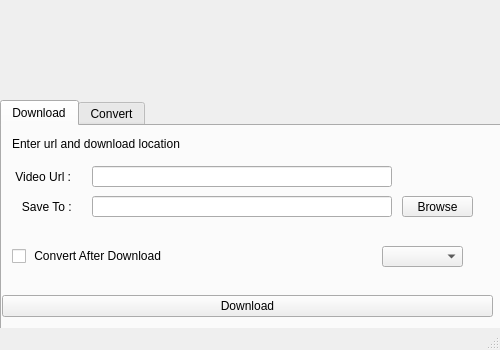
<?xml version="1.0" encoding="UTF-8"?>
<ui version="4.0">
 <class>MainWindow</class>
 <widget class="QMainWindow" name="MainWindow">
  <property name="geometry">
   <rect>
    <x>0</x>
    <y>0</y>
    <width>500</width>
    <height>350</height>
   </rect>
  </property>
  <property name="sizePolicy">
   <sizepolicy hsizetype="Fixed" vsizetype="Fixed">
    <horstretch>0</horstretch>
    <verstretch>0</verstretch>
   </sizepolicy>
  </property>
  <property name="minimumSize">
   <size>
    <width>500</width>
    <height>350</height>
   </size>
  </property>
  <property name="maximumSize">
   <size>
    <width>500</width>
    <height>350</height>
   </size>
  </property>
  <property name="windowTitle">
   <string>MainWindow</string>
  </property>
  <widget class="QWidget" name="centralwidget">
   <widget class="QTabWidget" name="tabWidget">
    <property name="geometry">
     <rect>
      <x>0</x>
      <y>100</y>
      <width>501</width>
      <height>231</height>
     </rect>
    </property>
    <property name="currentIndex">
     <number>0</number>
    </property>
    <widget class="QWidget" name="tab">
     <attribute name="title">
      <string>Download</string>
     </attribute>
     <widget class="QToolButton" name="toolButton">
      <property name="geometry">
       <rect>
        <x>400</x>
        <y>70</y>
        <width>71</width>
        <height>21</height>
       </rect>
      </property>
      <property name="text">
       <string>Browse</string>
      </property>
     </widget>
     <widget class="QLineEdit" name="saveTextEdit">
      <property name="geometry">
       <rect>
        <x>90</x>
        <y>70</y>
        <width>300</width>
        <height>21</height>
       </rect>
      </property>
     </widget>
     <widget class="QWidget" name="horizontalLayoutWidget">
      <property name="geometry">
       <rect>
        <x>0</x>
        <y>160</y>
        <width>491</width>
        <height>41</height>
       </rect>
      </property>
      <layout class="QHBoxLayout" name="horizontalLayout">
       <item>
        <widget class="QPushButton" name="downloadButton">
         <property name="text">
          <string>Download</string>
         </property>
        </widget>
       </item>
      </layout>
     </widget>
     <widget class="QCheckBox" name="checkBox">
      <property name="geometry">
       <rect>
        <x>10</x>
        <y>120</y>
        <width>211</width>
        <height>20</height>
       </rect>
      </property>
      <property name="text">
       <string> Convert After Download</string>
      </property>
     </widget>
     <widget class="QLineEdit" name="urlTextEdit">
      <property name="geometry">
       <rect>
        <x>90</x>
        <y>40</y>
        <width>300</width>
        <height>21</height>
       </rect>
      </property>
     </widget>
     <widget class="QLabel" name="label_2">
      <property name="geometry">
       <rect>
        <x>10</x>
        <y>40</y>
        <width>81</width>
        <height>21</height>
       </rect>
      </property>
      <property name="text">
       <string> Video Url : </string>
      </property>
     </widget>
     <widget class="QComboBox" name="comboBox">
      <property name="geometry">
       <rect>
        <x>380</x>
        <y>120</y>
        <width>81</width>
        <height>21</height>
       </rect>
      </property>
     </widget>
     <widget class="QLabel" name="label_3">
      <property name="geometry">
       <rect>
        <x>10</x>
        <y>70</y>
        <width>81</width>
        <height>21</height>
       </rect>
      </property>
      <property name="text">
       <string>   Save To : </string>
      </property>
     </widget>
     <widget class="QLabel" name="label">
      <property name="geometry">
       <rect>
        <x>10</x>
        <y>10</y>
        <width>271</width>
        <height>16</height>
       </rect>
      </property>
      <property name="text">
       <string>Enter url and download location</string>
      </property>
     </widget>
    </widget>
    <widget class="QWidget" name="tab_2">
     <attribute name="title">
      <string>Convert</string>
     </attribute>
     <widget class="QLineEdit" name="fileTextEdit">
      <property name="geometry">
       <rect>
        <x>90</x>
        <y>40</y>
        <width>300</width>
        <height>21</height>
       </rect>
      </property>
     </widget>
     <widget class="QToolButton" name="toolButton_2">
      <property name="geometry">
       <rect>
        <x>400</x>
        <y>70</y>
        <width>71</width>
        <height>21</height>
       </rect>
      </property>
      <property name="text">
       <string>Browse</string>
      </property>
     </widget>
     <widget class="QLabel" name="label_6">
      <property name="geometry">
       <rect>
        <x>10</x>
        <y>40</y>
        <width>81</width>
        <height>21</height>
       </rect>
      </property>
      <property name="text">
       <string>           File : </string>
      </property>
     </widget>
     <widget class="QLabel" name="label_7">
      <property name="geometry">
       <rect>
        <x>10</x>
        <y>70</y>
        <width>81</width>
        <height>21</height>
       </rect>
      </property>
      <property name="text">
       <string>   Save To : </string>
      </property>
     </widget>
     <widget class="QLineEdit" name="savePathEdit">
      <property name="geometry">
       <rect>
        <x>90</x>
        <y>70</y>
        <width>300</width>
        <height>21</height>
       </rect>
      </property>
     </widget>
     <widget class="QToolButton" name="fileToolButton">
      <property name="geometry">
       <rect>
        <x>400</x>
        <y>40</y>
        <width>71</width>
        <height>21</height>
       </rect>
      </property>
      <property name="text">
       <string>Browse</string>
      </property>
     </widget>
     <widget class="QLabel" name="label_8">
      <property name="geometry">
       <rect>
        <x>10</x>
        <y>10</y>
        <width>271</width>
        <height>16</height>
       </rect>
      </property>
      <property name="text">
       <string>Select file and download location</string>
      </property>
     </widget>
     <widget class="QWidget" name="horizontalLayoutWidget_2">
      <property name="geometry">
       <rect>
        <x>0</x>
        <y>160</y>
        <width>491</width>
        <height>41</height>
       </rect>
      </property>
      <layout class="QHBoxLayout" name="horizontalLayout_2">
       <item>
        <widget class="QPushButton" name="convertButton">
         <property name="text">
          <string>Download</string>
         </property>
        </widget>
       </item>
      </layout>
     </widget>
     <widget class="QComboBox" name="extension">
      <property name="geometry">
       <rect>
        <x>150</x>
        <y>120</y>
        <width>81</width>
        <height>21</height>
       </rect>
      </property>
     </widget>
     <widget class="QLabel" name="label_9">
      <property name="geometry">
       <rect>
        <x>20</x>
        <y>120</y>
        <width>131</width>
        <height>16</height>
       </rect>
      </property>
      <property name="text">
       <string> Convert extension : </string>
      </property>
     </widget>
    </widget>
   </widget>
   <widget class="QLabel" name="label_4">
    <property name="geometry">
     <rect>
      <x>190</x>
      <y>10</y>
      <width>131</width>
      <height>71</height>
     </rect>
    </property>
    <property name="text">
     <string/>
    </property>
    <property name="pixmap">
     <pixmap>resource/youtube.png</pixmap>
    </property>
   </widget>
  </widget>
  <widget class="QStatusBar" name="statusbar"/>
 </widget>
 <resources/>
 <connections/>
</ui>
